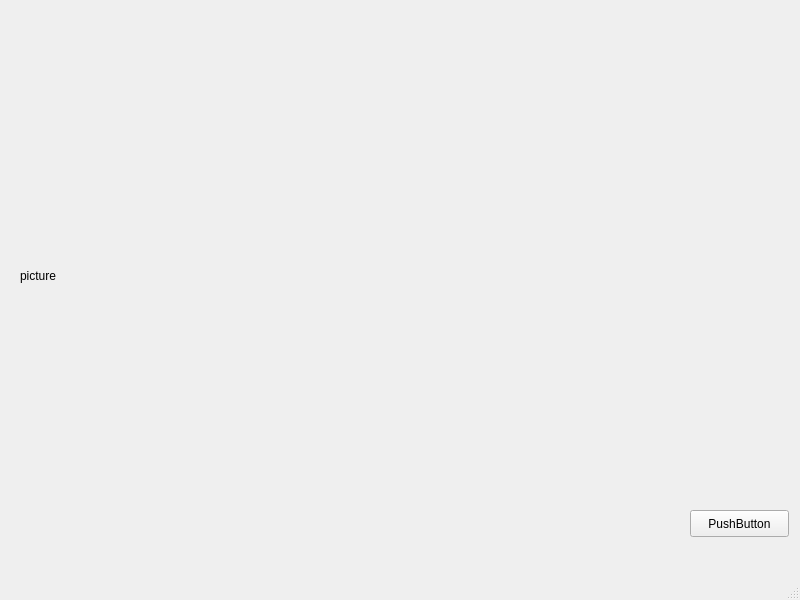
<?xml version="1.0" encoding="UTF-8"?>
<ui version="4.0">
 <class>MainWindow</class>
 <widget class="QMainWindow" name="MainWindow">
  <property name="geometry">
   <rect>
    <x>0</x>
    <y>0</y>
    <width>800</width>
    <height>600</height>
   </rect>
  </property>
  <property name="windowTitle">
   <string>MainWindow</string>
  </property>
  <widget class="QWidget" name="centralwidget">
   <widget class="QPushButton" name="pushButton">
    <property name="geometry">
     <rect>
      <x>690</x>
      <y>510</y>
      <width>99</width>
      <height>27</height>
     </rect>
    </property>
    <property name="text">
     <string>PushButton</string>
    </property>
   </widget>
   <widget class="QLabel" name="view_label">
    <property name="geometry">
     <rect>
      <x>20</x>
      <y>10</y>
      <width>631</width>
      <height>531</height>
     </rect>
    </property>
    <property name="text">
     <string>picture</string>
    </property>
   </widget>
  </widget>
  <widget class="QMenuBar" name="menubar">
   <property name="geometry">
    <rect>
     <x>0</x>
     <y>0</y>
     <width>800</width>
     <height>25</height>
    </rect>
   </property>
  </widget>
  <widget class="QStatusBar" name="statusbar"/>
 </widget>
 <resources/>
 <connections/>
</ui>
